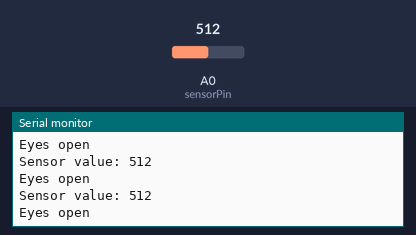
Recording of a sketch running on a simulated Arduino Uno, built with avr-gcc and run on an emulated ATmega328P. On the bench: the last lines printed to the serial monitor. The test bench sets the inputs (shaded band); at power-on: A0 (sensorPin) = 512.

Above: at 1.2 s.
1.3 s: A0 (sensorPin) set to 493
At 1.39 s:
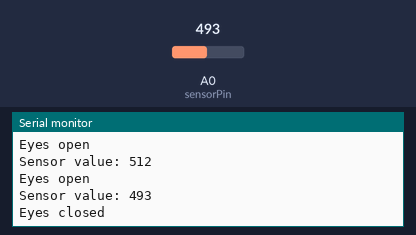
2.9 s: A0 (sensorPin) set to 510
At 2.9 s:
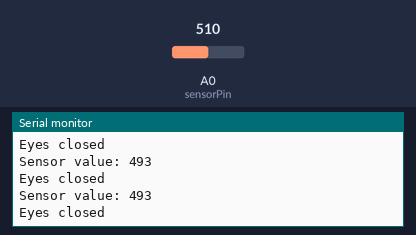
Timing chart, 0 to 5.9 s (numbered marks = the images above; inputs shaded):
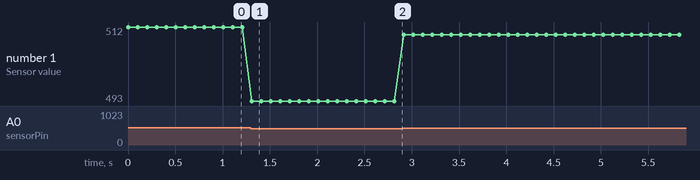

Measured:
- the behaviour switches between 500 and 499 on A0 (sensorPin) (found by bisection; images 0 and 1)
- after the input at 1.3 s, the serial monitor: prints a new line at once (image 1)
- plotted number 1: 512 → 493 after the input at 1.3 s, 493 → 510 after the input at 2.9 s

The sketch:

eyes.ino
```cpp
const int sensorPin = A0;
int sensorValue = 0;
int threshold = 500;

void setup() {
  Serial.begin(9600);
}

void loop() {
  sensorValue = analogRead(sensorPin);

  Serial.print("Sensor value: ");
  Serial.println(sensorValue);

  if (sensorValue < threshold) {

    Serial.println("Eyes closed");
  } else {

    Serial.println("Eyes open");
  }

  delay(100);
}
```
